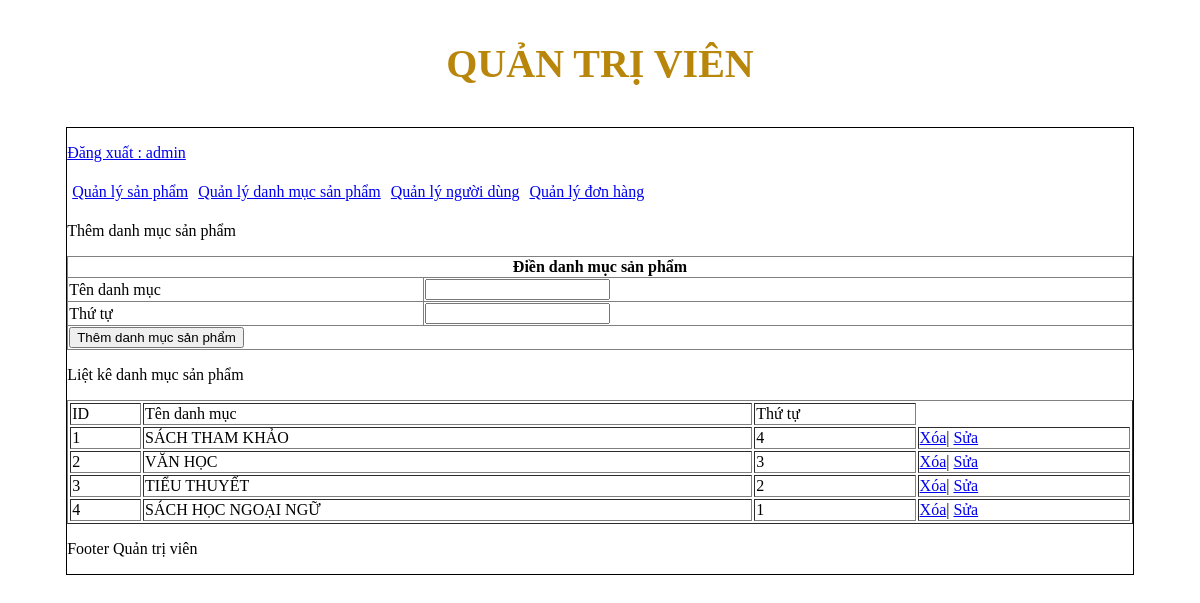
/admincp/index.php?action=quanlydanhmucsanpham&query=them (signed in), run on the app's committed database.
### tables this page shows
CREATE TABLE `tbl_danhmuc` (
  `id_danhmuc` int(11) NOT NULL,
  `tendanhmuc` varchar(100) NOT NULL,
  `thutu` int(11) NOT NULL
);

### admincp/modules/quanlydanhmucsp/lietke.php (the view)
<?php
    $sql_lietke="SELECT * FROM tbl_danhmuc ORDER BY thutu DESC";
    $result_lietke= mysqli_query($connect,$sql_lietke);
?>
<p>Liệt kê danh mục sản phẩm</p>
 <table style="width: 100%;" border="1" style="border-collapse:collapse;">
     <tr>
         <td>ID</td>
         <td>Tên danh mục</td>
         <td>Thứ tự</td>
     </tr>
     <?php
    $i=0;
    while($row=mysqli_fetch_array($result_lietke)){
        $i++;
     ?>
     <tr>
         <td><?php echo $i ?></td>
         <td><?php echo $row['tendanhmuc'] ?></td>
         <td><?php echo $row['thutu']?></td>
         <td>
            <a href="modules/quanlydanhmucsp/xuly.php?iddanhmuc=<?php echo $row['id_danhmuc']?>">Xóa</a>|
             <a href="?action=quanlydanhmucsanpham&query=sua&iddanhmuc=<?php echo $row['id_danhmuc']?>">Sửa</a>
         </td>
     </tr>
     <?php
    }
    ?>
 </table>

### data on the page
tbl_danhmuc: tendanhmuc "SÁCH THAM KHẢO", thutu "4"
tbl_danhmuc: tendanhmuc "VĂN HỌC", thutu "3"
tbl_danhmuc: tendanhmuc "TIỂU THUYẾT", thutu "2"
tbl_danhmuc: tendanhmuc "SÁCH HỌC NGOẠI NGỮ", thutu "1"

### other printed values
$_SESSION['dangnhap'] "admin"
